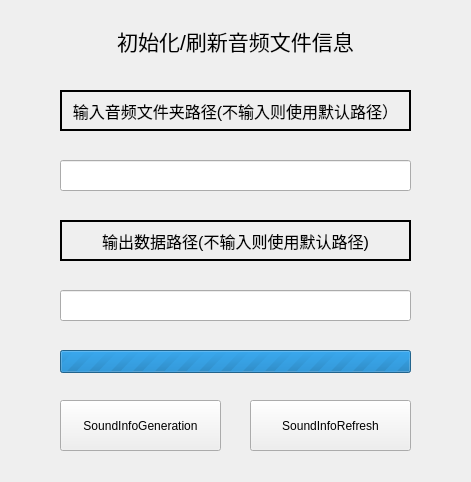
<?xml version="1.0" encoding="UTF-8"?>
<ui version="4.0">
 <class>Form_SoundInfoGeneration</class>
 <widget class="QWidget" name="Form_SoundInfoGeneration">
  <property name="geometry">
   <rect>
    <x>0</x>
    <y>0</y>
    <width>471</width>
    <height>482</height>
   </rect>
  </property>
  <property name="windowTitle">
   <string>SoundInfo</string>
  </property>
  <property name="windowIcon">
   <iconset theme="dialog-information"/>
  </property>
  <widget class="QLineEdit" name="lineEdit_GenerationInputPath">
   <property name="geometry">
    <rect>
     <x>60</x>
     <y>160</y>
     <width>351</width>
     <height>31</height>
    </rect>
   </property>
  </widget>
  <widget class="QLabel" name="label_GenerationInputPath">
   <property name="geometry">
    <rect>
     <x>60</x>
     <y>90</y>
     <width>351</width>
     <height>41</height>
    </rect>
   </property>
   <property name="sizePolicy">
    <sizepolicy hsizetype="Expanding" vsizetype="Expanding">
     <horstretch>0</horstretch>
     <verstretch>0</verstretch>
    </sizepolicy>
   </property>
   <property name="font">
    <font>
     <pointsize>12</pointsize>
     <bold>false</bold>
    </font>
   </property>
   <property name="autoFillBackground">
    <bool>true</bool>
   </property>
   <property name="frameShape">
    <enum>QFrame::Shape::WinPanel</enum>
   </property>
   <property name="frameShadow">
    <enum>QFrame::Shadow::Plain</enum>
   </property>
   <property name="lineWidth">
    <number>1</number>
   </property>
   <property name="midLineWidth">
    <number>0</number>
   </property>
   <property name="text">
    <string>输入音频文件夹路径(不输入则使用默认路径）</string>
   </property>
   <property name="scaledContents">
    <bool>false</bool>
   </property>
   <property name="alignment">
    <set>Qt::AlignmentFlag::AlignCenter</set>
   </property>
  </widget>
  <widget class="QLabel" name="label_GenerationOutputPath">
   <property name="geometry">
    <rect>
     <x>60</x>
     <y>220</y>
     <width>351</width>
     <height>41</height>
    </rect>
   </property>
   <property name="sizePolicy">
    <sizepolicy hsizetype="Expanding" vsizetype="Expanding">
     <horstretch>0</horstretch>
     <verstretch>0</verstretch>
    </sizepolicy>
   </property>
   <property name="font">
    <font>
     <pointsize>12</pointsize>
     <bold>false</bold>
    </font>
   </property>
   <property name="autoFillBackground">
    <bool>true</bool>
   </property>
   <property name="frameShape">
    <enum>QFrame::Shape::WinPanel</enum>
   </property>
   <property name="frameShadow">
    <enum>QFrame::Shadow::Plain</enum>
   </property>
   <property name="lineWidth">
    <number>1</number>
   </property>
   <property name="midLineWidth">
    <number>0</number>
   </property>
   <property name="text">
    <string>输出数据路径(不输入则使用默认路径)</string>
   </property>
   <property name="scaledContents">
    <bool>false</bool>
   </property>
   <property name="alignment">
    <set>Qt::AlignmentFlag::AlignCenter</set>
   </property>
  </widget>
  <widget class="QLineEdit" name="lineEdit_GenerationOutputPath">
   <property name="geometry">
    <rect>
     <x>60</x>
     <y>290</y>
     <width>351</width>
     <height>31</height>
    </rect>
   </property>
  </widget>
  <widget class="QLabel" name="label">
   <property name="geometry">
    <rect>
     <x>110</x>
     <y>20</y>
     <width>251</width>
     <height>41</height>
    </rect>
   </property>
   <property name="font">
    <font>
     <pointsize>16</pointsize>
    </font>
   </property>
   <property name="text">
    <string>初始化/刷新音频文件信息</string>
   </property>
   <property name="alignment">
    <set>Qt::AlignmentFlag::AlignCenter</set>
   </property>
  </widget>
  <widget class="QProgressBar" name="progressBar">
   <property name="geometry">
    <rect>
     <x>60</x>
     <y>350</y>
     <width>351</width>
     <height>23</height>
    </rect>
   </property>
   <property name="maximum">
    <number>0</number>
   </property>
   <property name="value">
    <number>0</number>
   </property>
   <property name="alignment">
    <set>Qt::AlignmentFlag::AlignCenter</set>
   </property>
   <property name="invertedAppearance">
    <bool>false</bool>
   </property>
   <property name="textDirection">
    <enum>QProgressBar::Direction::BottomToTop</enum>
   </property>
   <property name="format">
    <string>%v / %m</string>
   </property>
  </widget>
  <widget class="QPushButton" name="pushButton_SoundInfoRefresh">
   <property name="geometry">
    <rect>
     <x>250</x>
     <y>400</y>
     <width>161</width>
     <height>51</height>
    </rect>
   </property>
   <property name="sizePolicy">
    <sizepolicy hsizetype="Expanding" vsizetype="Expanding">
     <horstretch>0</horstretch>
     <verstretch>0</verstretch>
    </sizepolicy>
   </property>
   <property name="text">
    <string>SoundInfoRefresh</string>
   </property>
   <property name="icon">
    <iconset theme="emblem-synchronized"/>
   </property>
  </widget>
  <widget class="QPushButton" name="pushButton_SoundInfoGeneration">
   <property name="geometry">
    <rect>
     <x>60</x>
     <y>400</y>
     <width>161</width>
     <height>51</height>
    </rect>
   </property>
   <property name="sizePolicy">
    <sizepolicy hsizetype="Expanding" vsizetype="Expanding">
     <horstretch>0</horstretch>
     <verstretch>0</verstretch>
    </sizepolicy>
   </property>
   <property name="text">
    <string>SoundInfoGeneration</string>
   </property>
   <property name="icon">
    <iconset theme="dialog-information"/>
   </property>
  </widget>
 </widget>
 <resources/>
 <connections/>
</ui>
